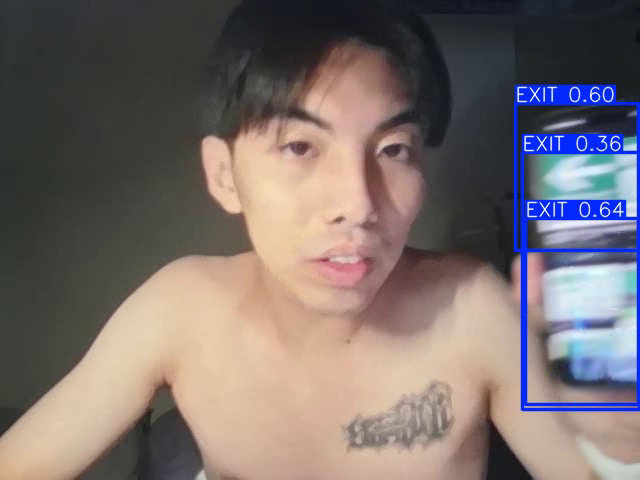
#> input picture frame 40 of CampusEscapeSignHaar/runs/detect/predict-3/0.avi, 640 x 480 px, given in place of the camera
$ python detect_camera.py --cascade haarcascade_frontalface_default.xml
#> lines starting #> are read from the running program, lines starting #| are printed output that depends on the picture; after the words box and inside, x2 and y2 are one past the last pixel; in counts of white or black regions, pixels touching at a corner belong together
import argparse

import cv2


def main() -> None:
    parser = argparse.ArgumentParser(description="Detect campus emergency exit signs from camera.")
    parser.add_argument("--cascade", required=True, help="Path to trained cascade.xml.")
    parser.add_argument("--camera", type=int, default=0, help="Camera index.")
    parser.add_argument("--scale-factor", type=float, default=1.08, help="Scale factor for detectMultiScale.")
    parser.add_argument("--min-neighbors", type=int, default=5, help="Minimum neighbors for detectMultiScale.")
    parser.add_argument("--min-width", type=int, default=24, help="Minimum detection width.")
    parser.add_argument("--min-height", type=int, default=12, help="Minimum detection height.")
    args = parser.parse_args()

    cascade = cv2.CascadeClassifier(args.cascade)
    if cascade.empty():
        raise FileNotFoundError(f"Cannot load cascade: {args.cascade}")

    camera = cv2.VideoCapture(args.camera)
    if not camera.isOpened():
        raise RuntimeError(f"Cannot open camera index: {args.camera}")

    while True:
        ok, frame = camera.read()
#> frame is the input picture: shape (480, 640, 3); mean B, G, R 109.5, 110.9, 121.7
        if not ok:
            break

        gray = cv2.cvtColor(frame, cv2.COLOR_BGR2GRAY)
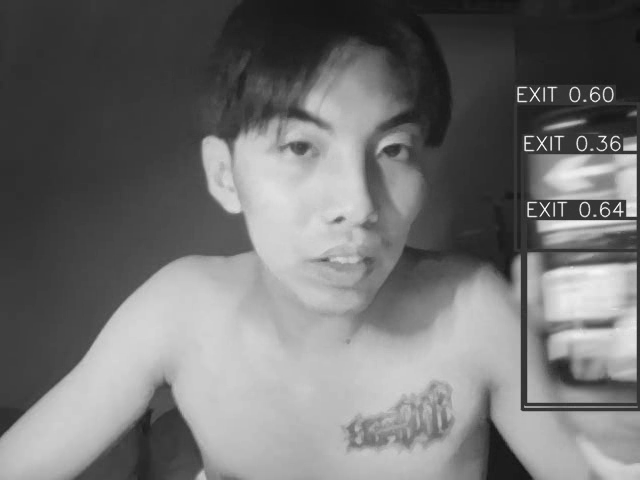
#> gray: shape (480, 640); min 14, max 251, mean 113.9
        gray = cv2.equalizeHist(gray)
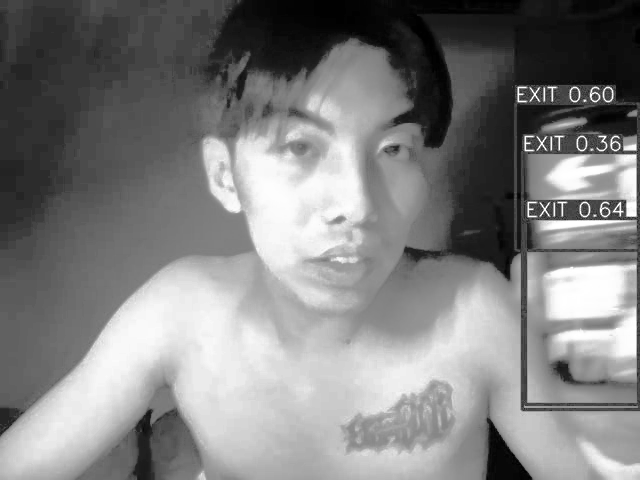
#> gray: shape (480, 640); min 0, max 255, mean 128.7

        signs = cascade.detectMultiScale(
            gray,
            scaleFactor=args.scale_factor,
            minNeighbors=args.min_neighbors,
            minSize=(args.min_width, args.min_height),
        )
#> signs = [[228, 64, 240, 240]]

        for x, y, w, h in signs:
            cv2.rectangle(frame, (x, y), (x + w, y + h), (0, 255, 0), 2)
            cv2.putText(
                frame,
                "escape_sign",
                (x, max(20, y - 8)),
                cv2.FONT_HERSHEY_SIMPLEX,
                0.6,
                (0, 255, 0),
                2,
            )
#> this loop made 1 pass
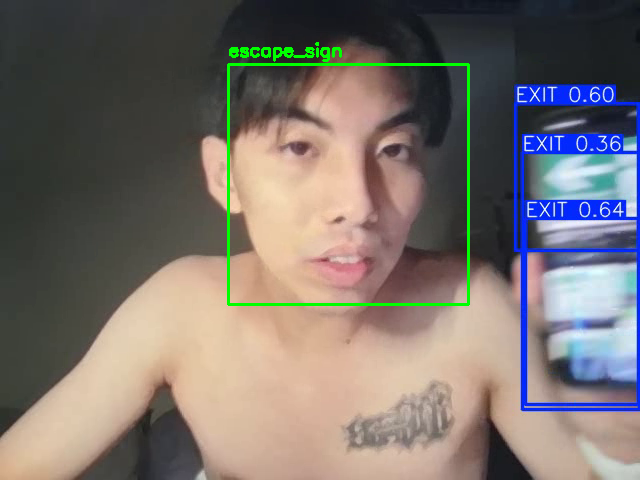
#> frame: shape (480, 640, 3); 1.21% of pixels changed, all inside (x1, y1, x2, y2) = (227, 42, 470, 306)

        cv2.imshow("Campus Emergency Exit Sign Detection", frame)
        if cv2.waitKey(1) & 0xFF == ord("q"):
#> (key q is pressed here)
            break

    camera.release()
    cv2.destroyAllWindows()


if __name__ == "__main__":
    main()

$ run again, starting later in the video
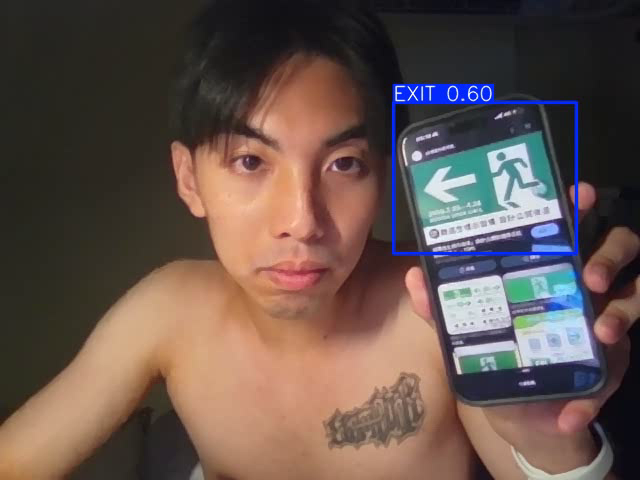
#> input picture frame 180 of CampusEscapeSignHaar/runs/detect/predict-3/0.avi, 640 x 480 px, given in place of the camera
#> in main, frame is the input picture: shape (480, 640, 3); mean B, G, R 77.1, 83.4, 100.8
#> in main, `gray = cv2.equalizeHist(gray)`:
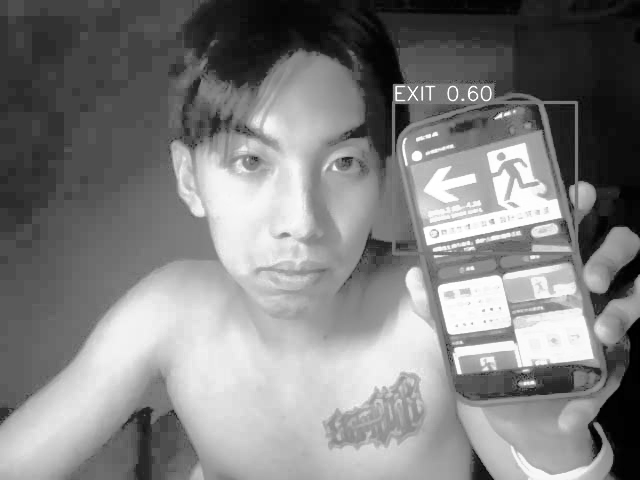
#> gray: shape (480, 640); min 0, max 255, mean 129
#> signs = [[186, 83, 222, 222]]
#> the loop in main, `for x, y, w, h in signs:` made 1 pass
#> after the loop in main, `for x, y, w, h in signs:`:
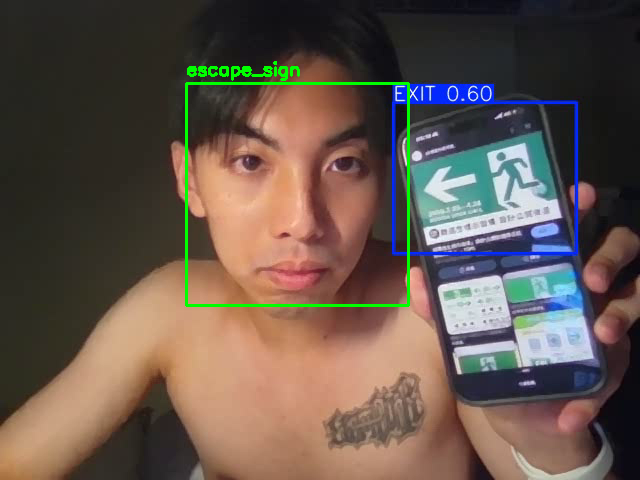
#> frame: shape (480, 640, 3); 1.14% of pixels changed, all inside (x1, y1, x2, y2) = (185, 61, 410, 307)

$ run again, starting later in the video
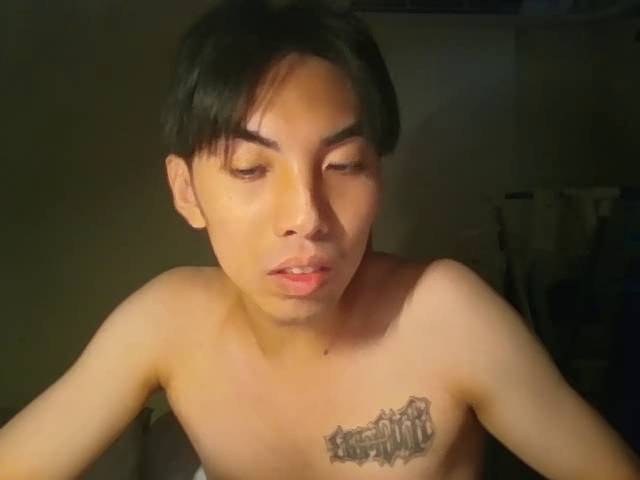
#> input picture frame 320 of CampusEscapeSignHaar/runs/detect/predict-3/0.avi, 640 x 480 px, given in place of the camera
#> in main, frame is the input picture: shape (480, 640, 3); mean B, G, R 51, 77, 97.1
#> in main, `gray = cv2.equalizeHist(gray)`:
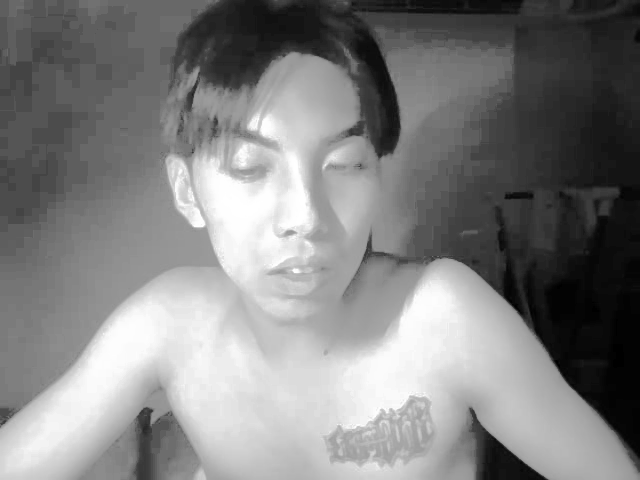
#> gray: shape (480, 640); min 0, max 255, mean 128.9
#> signs = [[188, 89, 218, 218]]
#> the loop in main, `for x, y, w, h in signs:` made 1 pass
#> after the loop in main, `for x, y, w, h in signs:`:
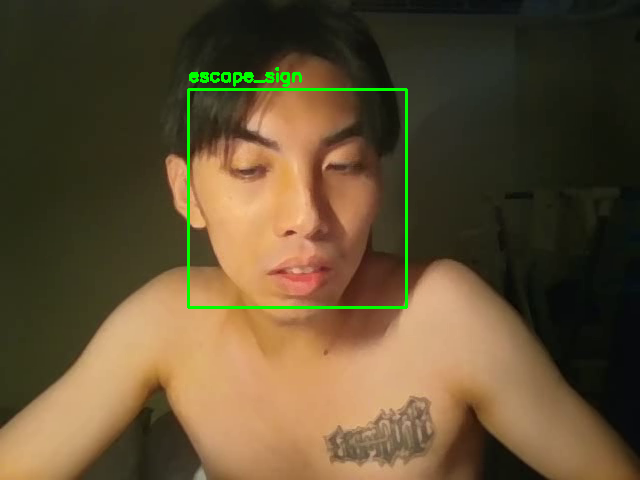
#> frame: shape (480, 640, 3); 1.12% of pixels changed, all inside (x1, y1, x2, y2) = (187, 67, 408, 309)
